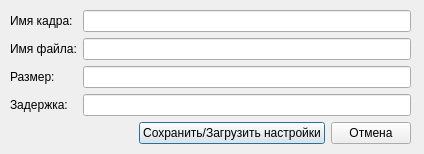
<?xml version="1.0" encoding="UTF-8"?>
<ui version="4.0">
 <class>FrameSettingsWindow</class>
 <widget class="QDialog" name="FrameSettingsWindow">
  <property name="geometry">
   <rect>
    <x>0</x>
    <y>0</y>
    <width>424</width>
    <height>154</height>
   </rect>
  </property>
  <property name="windowTitle">
   <string>Dialog</string>
  </property>
  <widget class="QWidget" name="formLayoutWidget">
   <property name="geometry">
    <rect>
     <x>10</x>
     <y>10</y>
     <width>401</width>
     <height>137</height>
    </rect>
   </property>
   <layout class="QFormLayout" name="formLayout">
    <item row="0" column="0">
     <widget class="QLabel" name="labelFrameName">
      <property name="text">
       <string>Имя кадра:</string>
      </property>
      <property name="buddy">
       <cstring>lineEditFrameName</cstring>
      </property>
     </widget>
    </item>
    <item row="0" column="1">
     <widget class="QLineEdit" name="lineEditFrameName"/>
    </item>
    <item row="1" column="0">
     <widget class="QLabel" name="labelFileName">
      <property name="text">
       <string>Имя файла:</string>
      </property>
      <property name="buddy">
       <cstring>lineEditFileName</cstring>
      </property>
     </widget>
    </item>
    <item row="1" column="1">
     <widget class="QLineEdit" name="lineEditFileName"/>
    </item>
    <item row="2" column="0">
     <widget class="QLabel" name="labelSize">
      <property name="text">
       <string>Размер:</string>
      </property>
      <property name="buddy">
       <cstring>lineEditSize</cstring>
      </property>
     </widget>
    </item>
    <item row="2" column="1">
     <widget class="QLineEdit" name="lineEditSize"/>
    </item>
    <item row="3" column="0">
     <widget class="QLabel" name="labelDelay">
      <property name="text">
       <string>Задержка:</string>
      </property>
      <property name="buddy">
       <cstring>lineEditDelay</cstring>
      </property>
     </widget>
    </item>
    <item row="3" column="1">
     <widget class="QLineEdit" name="lineEditDelay"/>
    </item>
    <item row="4" column="1">
     <layout class="QHBoxLayout" name="horizontalLayout_2">
      <item>
       <spacer name="horizontalSpacer">
        <property name="orientation">
         <enum>Qt::Horizontal</enum>
        </property>
        <property name="sizeHint" stdset="0">
         <size>
          <width>40</width>
          <height>20</height>
         </size>
        </property>
       </spacer>
      </item>
      <item>
       <widget class="QPushButton" name="saveButton">
        <property name="text">
         <string>Сохранить/Загрузить настройки</string>
        </property>
       </widget>
      </item>
      <item>
       <widget class="QPushButton" name="cancelButton">
        <property name="text">
         <string>Отмена</string>
        </property>
       </widget>
      </item>
     </layout>
    </item>
   </layout>
  </widget>
 </widget>
 <tabstops>
  <tabstop>saveButton</tabstop>
  <tabstop>cancelButton</tabstop>
  <tabstop>lineEditFrameName</tabstop>
  <tabstop>lineEditFileName</tabstop>
  <tabstop>lineEditSize</tabstop>
  <tabstop>lineEditDelay</tabstop>
 </tabstops>
 <resources/>
 <connections>
  <connection>
   <sender>cancelButton</sender>
   <signal>clicked()</signal>
   <receiver>FrameSettingsWindow</receiver>
   <slot>close()</slot>
   <hints>
    <hint type="sourcelabel">
     <x>331</x>
     <y>126</y>
    </hint>
    <hint type="destinationlabel">
     <x>335</x>
     <y>156</y>
    </hint>
   </hints>
  </connection>
 </connections>
 <slots>
  <slot>saveNew()</slot>
 </slots>
</ui>
